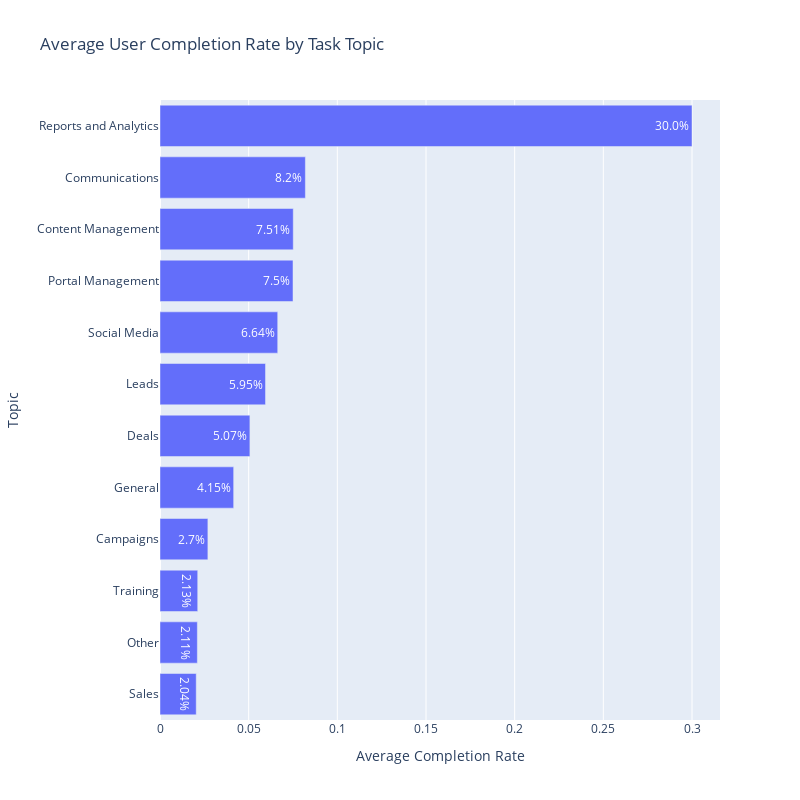

The notebook cell saved with this chart:
### Code cell
result['Percentage'] = (result['User Completion Rate'] * 100).round(2).astype(str) + '%'

fig = px.bar(result, y='Topic', x='User Completion Rate', title='Average User Completion Rate by Task Topic',
             labels={'User Completion Rate':'Average Completion Rate', 'Topic':'Topic'}, 
             text='Percentage', orientation='h')
fig.update_layout(width = 800, height = 800)
fig.show()

### Figure 1 — Plotly figure (JSON) as saved in the notebook; plotly's stock layout.template omitted (floating-point values rounded to 4 significant figures)
{"data": [{"alignmentgroup": "True", "hovertemplate": "Average Completion Rate=%{x}<br>Topic=%{y}<br>Percentage=%{text}<extra></extra>", "legendgroup": "", "marker": {"color": "#636efa", "pattern": {"shape": ""}}, "name": "", "offsetgroup": "", "orientation": "h", "showlegend": false, "text": ["2.04%", "2.11%", "2.13%", "2.7%", "4.15%", "5.07%", "5.95%", "6.64%", "7.5%", "7.51%", "8.2%", "30.0%"], "textposition": "auto", "type": "bar", "x": [0.02043, 0.02106, 0.02127, 0.027, 0.04154, 0.05069, 0.0595, 0.06638, 0.07501, 0.07514, 0.08198, 0.3], "xaxis": "x", "y": ["Sales", "Other", "Training", "Campaigns", "General", "Deals", "Leads", "Social Media", "Portal Management", "Content Management", "Communications", "Reports and Analytics"], "yaxis": "y"}], "layout": {"barmode": "relative", "height": 800, "legend": {"tracegroupgap": 0}, "title": {"text": "Average User Completion Rate by Task Topic"}, "width": 800, "xaxis": {"anchor": "y", "domain": [0, 1], "title": {"text": "Average Completion Rate"}}, "yaxis": {"anchor": "x", "domain": [0, 1], "title": {"text": "Topic"}}}}
